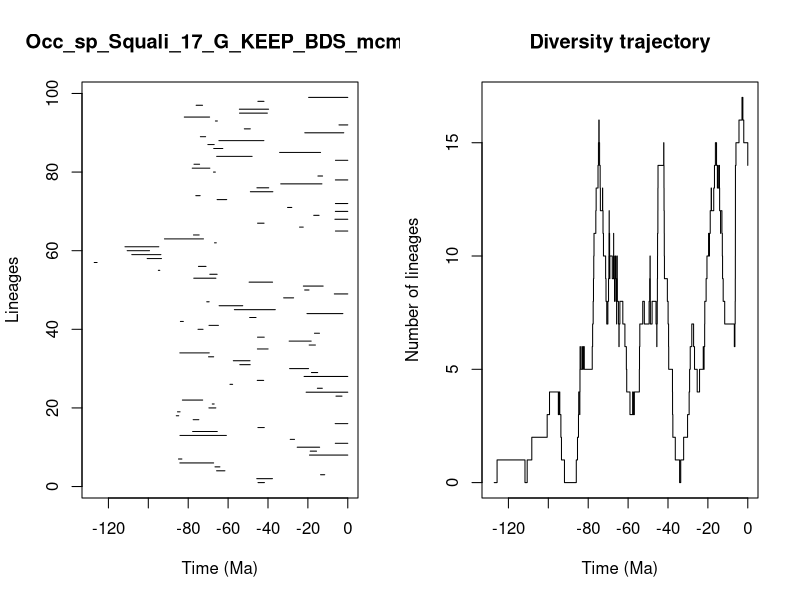

Recreate this plot in R.


pdf(file='../Results/Species/5_MA_bins_EP/pyrate_mcmc_logs/Occ_sp_Squali_17_G_KEEP_BDS_mcmc_LTT.pdf',width=0.6*20, height=0.6*10)
title = "Occ_sp_Squali_17_G_KEEP_BDS_mcmc"
ts=c(45.001452991940155, 45.6296801824171,13.647993653855295,65.76602715989458,66.57469769913345,84.19164026858058,84.87423351261417,19.2005018026264,18.826205884471843,25.35905049622517,6.259999392247331,28.848465647590864,84.12712129796458,77.78438837134131,45.05101678252525,6.311064046797475,77.50957452189428,85.97508141177907,85.36776305041305,69.62771471425036,67.93396992962154,82.91954303139907,5.923875206973455,20.885355992674455,15.244125842121132,59.059116312356295,45.390483330536405,21.903898246723486,18.21092118008519,29.16492282566354,54.12520874797771,57.38590327428097,69.8112751708907,84.19582913752814,45.31603252559699,19.35616662570827,29.39594290518411,45.25306116220261,16.698952645083413,75.0783832495919,69.57184248922697,83.91286049863518,49.18915727699509,20.461001643822485,56.85907388382684,64.50252071608732,70.70280853080413,32.154888876613164,6.745579914075803,21.61404215942042,22.27563355235151,49.471904639433866,77.2130521193713,69.16183522939409,94.96696082096727,74.86221092897476,127.11855106596778,100.57278027682952,108.27878362740739,110.59139096817994,111.69505766190544,66.80464795585402,91.90204704550187,77.3547008143493,6.19075324964338,24.181206518050146,45.22538907436217,6.45517206742106,17.068579313295263,6.23300997268574,30.187572235857033,6.199431135877734,65.51151352837807,76.18174725651792,48.83700034232891,45.55216615584804,33.61297354799097,6.218461536287546,14.971193266854856,67.32421674481064,77.9781809224748,77.08965868381935,6.182572943929376,65.73405628131127,34.174359982427475,67.20936723829865,70.14044956312338,64.60439121022958,73.89897137783505,21.553758494186408,51.86005492891417,4.406103821551349,66.35626904932523,81.96609359872555,54.28227012993378,54.35884410409915,76.01885312203139,45.07003981136261,19.628919117565758)
te=c(41.78159946540613, 37.75497146431575,11.56589413197935,61.59713017928008,64.11481572925754,67.25492480000253,83.16785333805662,0.0,15.661257148181036,14.113440839908233,0.0,26.703604675024312,60.87327324078319,65.42333398598389,41.854953432083356,0.0,74.67502566531623,84.75527040427589,84.07557634423802,66.14889391086193,66.9853230567276,72.74280517992244,2.898464536056623,0.0,12.761628403645439,57.73292795931792,42.163941998338714,0.0,15.086541406888037,19.66110430159872,48.91604230276491,49.01679252825306,67.23390019774313,69.4509898835626,39.94628739962917,16.23494393230521,18.35719088974313,41.883832035991766,14.190471021621036,72.5723806263222,64.85707488051159,82.44360682990924,46.00151355225184,2.460945722940182,36.33916721441686,52.65808137812983,69.50338932953608,27.161866404720744,0.0,19.44179248327966,12.331460678154167,37.7074247458257,66.11835993119747,65.50142735748318,94.24967946098904,71.07462927212225,125.68365930257708,93.40484501935053,93.69485368958527,99.39583574407646,94.73847674637463,65.92125581588871,72.35104202038224,74.51511022765155,0.0,22.329325529848486,41.97675434534052,0.0,14.388284657700394,0.0,28.06771543369781,0.0,60.691841139068956,74.0056900386554,37.561037793782944,39.63886631336167,12.962402454751327,0.0,12.64022311971496,66.39412692040617,69.14893702351144,74.29600614022749,0.0,47.96846426538439,13.644928951629634,62.648755366291454,66.9698238653921,42.06114819253579,71.26708206734375,2.012200567232803,48.86601074548671,0.0,65.38130415354684,69.27101068346151,40.317164401991874,39.70328559778347,72.81297181901255,42.01294094881288,0.0)
div_traj=c(0, 1,0,1,2,3,4,3,4,3,2,1,0,1,2,3,4,3,4,5,6,5,6,5,6,5,6,7,8,9,10,11,12,13,14,15,16,15,14,13,12,13,12,11,10,9,8,7,8,9,10,11,12,11,10,9,10,9,10,11,10,9,10,9,8,9,10,9,10,9,8,7,8,9,10,9,8,7,6,7,8,7,6,5,4,3,4,3,4,5,6,7,8,7,8,9,10,9,8,7,8,7,6,7,8,9,10,11,12,13,14,15,14,13,12,11,10,9,8,7,6,5,4,3,2,1,0,1,2,3,4,5,6,7,6,5,4,5,6,5,6,7,8,9,10,11,10,11,10,11,12,13,12,13,14,15,14,13,14,13,14,13,12,11,12,11,10,9,8,7,6,7,8,9,10,11,12,13,14,15,16,17,16,15,14)
time_events=c(127.11855106596778, 125.68365930257708,111.69505766190544,110.59139096817994,108.27878362740739,100.57278027682952,99.39583574407646,94.96696082096727,94.73847674637463,94.24967946098904,93.69485368958527,93.40484501935053,91.90204704550187,85.97508141177907,85.36776305041305,84.87423351261417,84.75527040427589,84.19582913752814,84.19164026858058,84.12712129796458,84.07557634423802,83.91286049863518,83.16785333805662,82.91954303139907,82.44360682990924,81.96609359872555,77.9781809224748,77.78438837134131,77.50957452189428,77.3547008143493,77.2130521193713,77.08965868381935,76.18174725651792,76.01885312203139,75.0783832495919,74.86221092897476,74.67502566531623,74.51511022765155,74.29600614022749,74.0056900386554,73.89897137783505,72.81297181901255,72.74280517992244,72.5723806263222,72.35104202038224,71.26708206734375,71.07462927212225,70.70280853080413,70.14044956312338,69.8112751708907,69.62771471425036,69.57184248922697,69.50338932953608,69.4509898835626,69.27101068346151,69.16183522939409,69.14893702351144,67.93396992962154,67.32421674481064,67.25492480000253,67.23390019774313,67.20936723829865,66.9853230567276,66.9698238653921,66.80464795585402,66.57469769913345,66.39412692040617,66.35626904932523,66.14889391086193,66.11835993119747,65.92125581588871,65.76602715989458,65.73405628131127,65.51151352837807,65.50142735748318,65.42333398598389,65.38130415354684,64.85707488051159,64.60439121022958,64.50252071608732,64.11481572925754,62.648755366291454,61.59713017928008,60.87327324078319,60.691841139068956,59.059116312356295,57.73292795931792,57.38590327428097,56.85907388382684,54.35884410409915,54.28227012993378,54.12520874797771,52.65808137812983,51.86005492891417,49.471904639433866,49.18915727699509,49.01679252825306,48.91604230276491,48.86601074548671,48.83700034232891,47.96846426538439,46.00151355225184,45.6296801824171,45.55216615584804,45.390483330536405,45.31603252559699,45.25306116220261,45.22538907436217,45.07003981136261,45.05101678252525,45.001452991940155,42.163941998338714,42.06114819253579,42.01294094881288,41.97675434534052,41.883832035991766,41.854953432083356,41.78159946540613,40.317164401991874,39.94628739962917,39.70328559778347,39.63886631336167,37.75497146431575,37.7074247458257,37.561037793782944,36.33916721441686,34.174359982427475,33.61297354799097,32.154888876613164,30.187572235857033,29.39594290518411,29.16492282566354,28.848465647590864,28.06771543369781,27.161866404720744,26.703604675024312,25.35905049622517,24.181206518050146,22.329325529848486,22.27563355235151,21.903898246723486,21.61404215942042,21.553758494186408,20.885355992674455,20.461001643822485,19.66110430159872,19.628919117565758,19.44179248327966,19.35616662570827,19.2005018026264,18.826205884471843,18.35719088974313,18.21092118008519,17.068579313295263,16.698952645083413,16.23494393230521,15.661257148181036,15.244125842121132,15.086541406888037,14.971193266854856,14.388284657700394,14.190471021621036,14.113440839908233,13.647993653855295,13.644928951629634,12.962402454751327,12.761628403645439,12.64022311971496,12.331460678154167,11.56589413197935,6.745579914075803,6.45517206742106,6.311064046797475,6.259999392247331,6.23300997268574,6.218461536287546,6.199431135877734,6.19075324964338,6.182572943929376,5.923875206973455,4.406103821551349,2.898464536056623,2.460945722940182,2.012200567232803,0.0)
                par(mfrow=c(1,2))
                L = length(ts)
                plot(ts, 1:L , xlim=c(-max(ts)-1,0), pch=20, type="n", main=title,xlab="Time (Ma)",ylab="Lineages")
                for (i in 1:L){segments(x0=-te[i],y0=i,x1=-ts[i],y1=i)}    
                t = -time_events
                plot(div_traj ~ t,type="s", main = "Diversity trajectory",xlab="Time (Ma)",ylab="Number of lineages",xlim=c(-max(ts)-1,0))
                abline(v=c(65,200,251,367,445),lty=2,col="gray")
                
